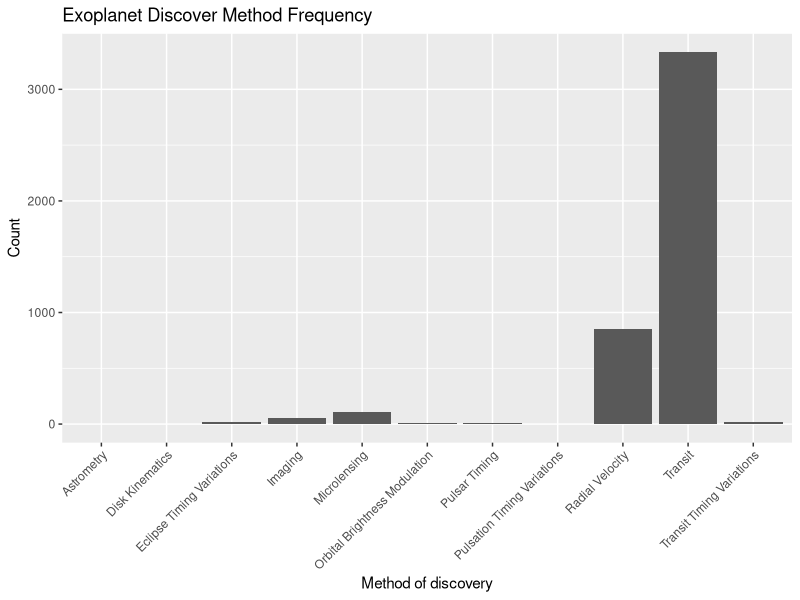

Reproduce this figure in R.
## ---- chunk 1
knitr::opts_chunk$set(echo = TRUE, message=FALSE, warning=FALSE)
library(tidyverse)
## ---- chunk 2

planets = read_csv("../../data/exoplanets_default_2021-06-15.csv",
                   skip = 100) %>% 
  select(pl_name, hostname, discoverymethod, disc_year, sy_pnum, pl_rade, pl_bmasse) %>%
  rename(planet = pl_name,
         star = hostname,
         method = discoverymethod,
         year = disc_year,
         number = sy_pnum,
         radius = pl_rade,
         mass = pl_bmasse) 

planets %>% 
  filter(year %in% c(2000,2005,2010,2015)) %>%
  count(method) 


   
## ---- chunk 3
ggplot(data= planets) + 
  geom_bar(mapping=aes(x=method)) +
  theme (axis.text.x = element_text(angle = 45, hjust = 1)) + 
  xlab("Method of discovery")+
  ylab("Count")+
  ggtitle("Exoplanet Discover Method Frequency")
## ---- chunk 4
summary = planets %>%
  select (method, number) %>%
  group_by(method) %>%
  summarize(total= sum(number)) %>%
  arrange(desc(total))
summary
  
## ---- chunk 5
stars = planets %>%
  select(star, number) %>%
  group_by(star) %>%
  summarize(total = sum(number)) %>%
  arrange(desc(total))
stars
  
## ---- chunk 6
stars = planets %>%
  select(star, number) %>%
  group_by(star) %>%
  summarize(total = sum(number)) %>%
  arrange(mean(total))
stars

## ---- chunk 7
stars = planets %>%
  select(star, number) %>%
  group_by(star) %>%
  summarize(total = sum(number)) %>%
  arrange(median(total))
stars

